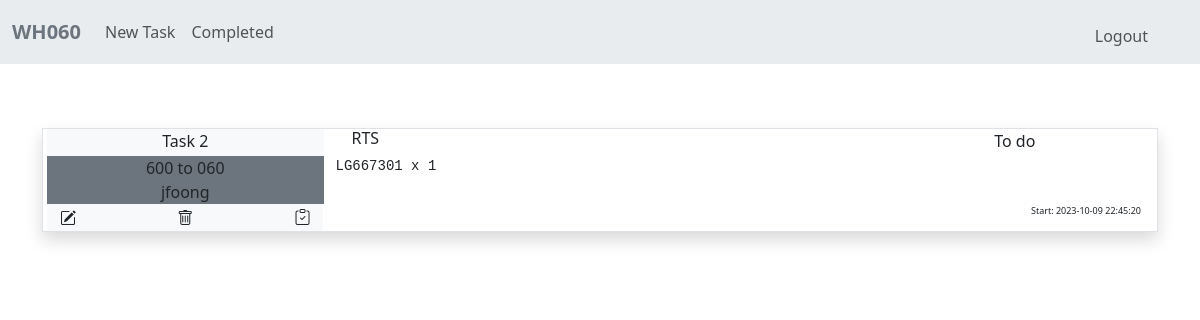
Page / (signed in) on the earlier database version.
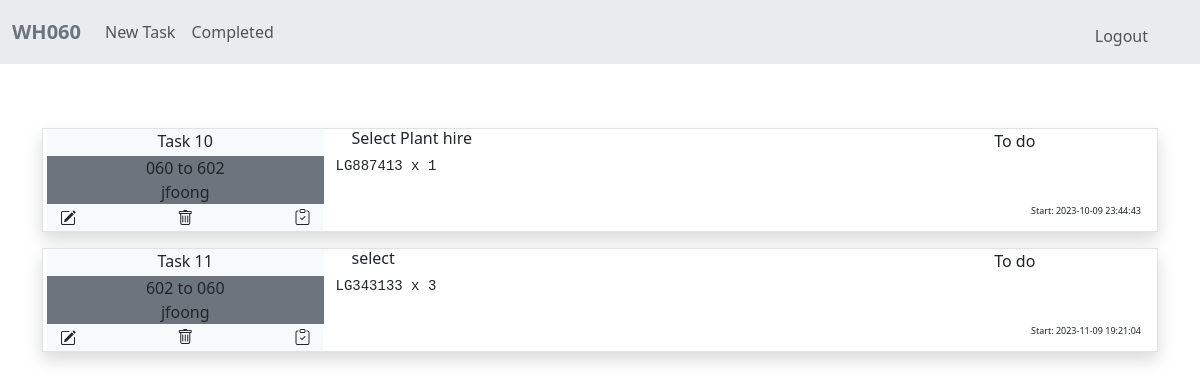
Same page on the later database version.
### tables this page shows
CREATE TABLE tasks (task_id INTEGER PRIMARY KEY AUTOINCREMENT NOT NULL, user_id INTEGER NOT NULL, task_name TEXT NOT NULL, reference TEXT NOT NULL, task TEXT NOT NULL, datetime DATETIME, status TEXT DEFAULT "To do", completed_datetime DATETIME, FOREIGN KEY (user_id) REFERENCES users(id));

CREATE TABLE users (id INTEGER PRIMARY KEY AUTOINCREMENT NOT NULL, username TEXT NOT NULL);

### app.py (the view)
@app.route("/")
@login_required
def index():
    tasks = db.execute(
        "SELECT * FROM tasks JOIN users ON id = user_id WHERE status = 'To do' ORDER BY datetime"
    )
    return render_template("index.html", tasks=tasks)

### app.py (called while the page is built)
@app.after_request
def after_request(response):
    response.headers["Cache-Control"] = "no-cache, no-store, must-revalidate"
    response.headers["Expires"] = 0
    response.headers["Pragma"] = "no-cache"
    return response

### helpers.py (called while the page is built)
def login_required(f):
    @wraps(f)
    def decorated_function(*args, **kwargs):
        if session.get("user_id") is None:
            return redirect("/login")
        return f(*args, **kwargs)
    return decorated_function

### templates/index.html (shortened to what this page needs)
{% extends "layout.html" %}
{% block main %}
  {% for task in tasks %}
  <div class="container px-3 my-3 border shadow text-center">
    <div class="row no-gutters">
      <div class="col-3 bg-light">
        <span>Task {{ task.task_id }}</span>
      </div>
      <div class="col">
        <h6 class="text-start mx-3">{{ task.reference }}</h6>
      </div>
      <div class="col-3">
        <span>{{ task.status }}</span>
      </div>
    </div>
    <div class="row no-gutters">
        <div class="col-3 bg-secondary">
            <span>{{ task.task_name }}</span><br>
            <span>{{ task.username }}</span>
        </div>
       <div class="col-6 text-start">
          <pre style="white-space: pre-line">
            {{ task.task }}
          </pre>
       </div>
       <div class="col-3">
       </div>
    </div>
    <div class="row no-gutters p-0">
        <div class="col-1 bg-light d-flex justify-content-start">
          <form action="/edittask" method="get">
          <button type="submit" class="btn m-0 p-0" name=task_id value="{{ task.task_id }}"><i class="bi bi-pencil-square"></i></button>
          </form>
        </div>
        <div class="col-1 bg-light d-flex justify-content-center">
          <button type="button" class="btn m-0 p-0" data-bs-toggle="modal" data-bs-target="#confirmdelete"><i class="bi bi-trash"></i></button>
        </div>
        <div class="col-1 bg-light d-flex justify-content-end">
          <form action="/completetask" method="post">
          <button type="submit" class="btn m-0 p-0 d-flex flex-row-reverse" name=task_id value="{{ task.task_id }}"><i class="bi bi-clipboard-check"></i></button>
          </form>
        </div>
        <div class="col-6">
        </div>
        <div class="col-3 d-flex justify-content-end">
          <span style="font-size: xx-small;">Start: {{ task.datetime }}</span>
        </div>
    </div>
    </div>
  {% endfor %}
{% endblock %}

### templates/layout.html (shortened to what this page needs)
<!DOCTYPE html>
<html lang="en">
<head>
    <link href="https://cdn.jsdelivr.net/npm/bootstrap@5.3.1/dist/css/bootstrap.min.css" rel="stylesheet">
    <link rel="stylesheet" href="https://cdn.jsdelivr.net/npm/bootstrap-icons@1.10.5/font/bootstrap-icons.css">
</head>
<body>
  <nav class="navbar navbar-expand-lg navbar-light bg-body-secondary">
      <div class="container-xxl">
          <a href="/" class="navbar-brand">
              <span class="fw-bold text-secondary">WH060</span>
          </a>
          <div class="collapse navbar-collapse align-center" id="main-nav">
            {% if session["user_id"] %}
              <ul class="navbar-nav">
                <li class="nav-item">
                  <a class="nav-link" href="/newtask">New Task</a>
                </li>
                <li class="nav-item">
                  <a class="nav-link" href="/completed">Completed</a>
                </li>
              </ul>
              <ul class="navbar-nav ms-auto mt-2">
                <li class="nav-item">
                  <a class="nav-link" href="/logout">Logout</a>
                </li>
              <ul>
            {% endif %}
      </div>
  </nav>
<main class="container py-5 text-center">
  {% block main %}{% endblock %}
</main>
</body>
</html>

Differences in the rows shown:
removed tasks: task_id "2", reference "RTS", status "To do", task_name "600 to 060", username "jfoong", task "LG667301 x 1", datetime "2023-10-09 22:45:20"
added tasks: task_id "10", reference "Select Plant hire", status "To do", task_name "060 to 602", username "jfoong", task "LG887413 x 1", datetime "2023-10-09 23:44:43"
added tasks: task_id "11", reference "select", status "To do", task_name "602 to 060", username "jfoong", task "LG343133 x 3", datetime "2023-11-09 19:21:04"
